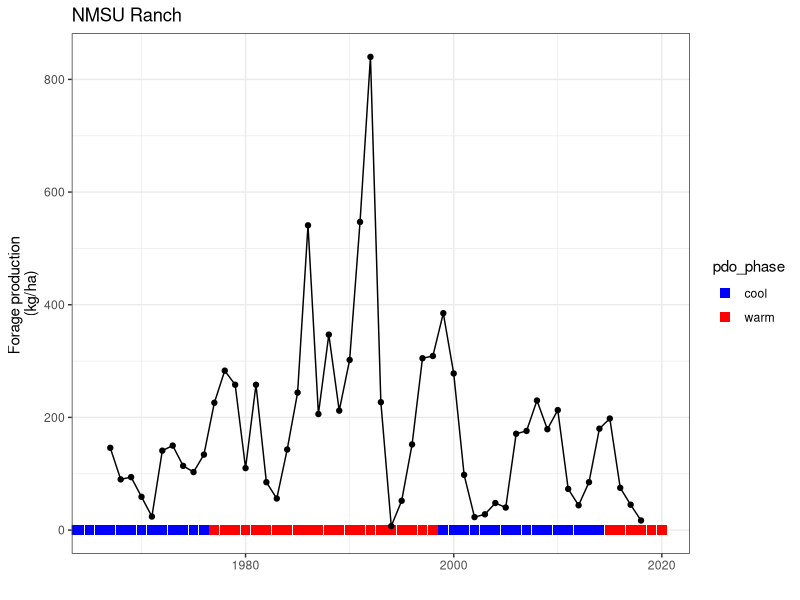
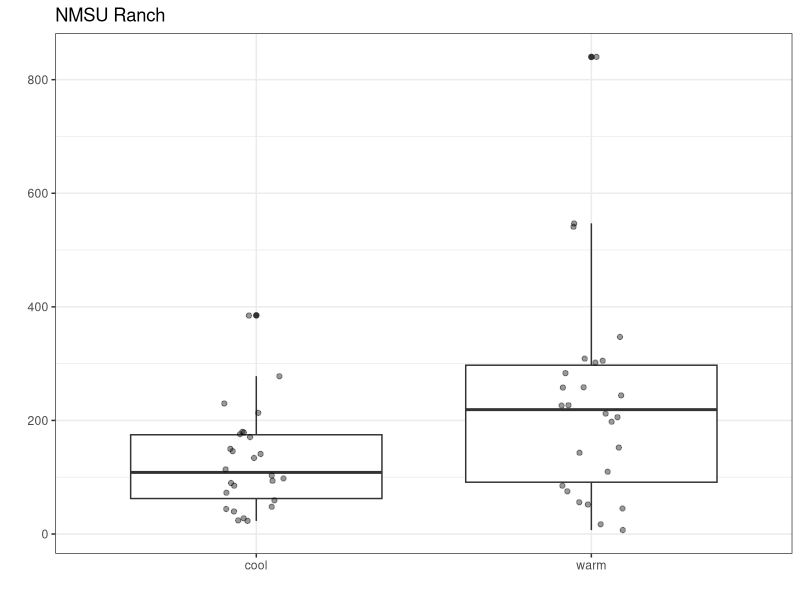
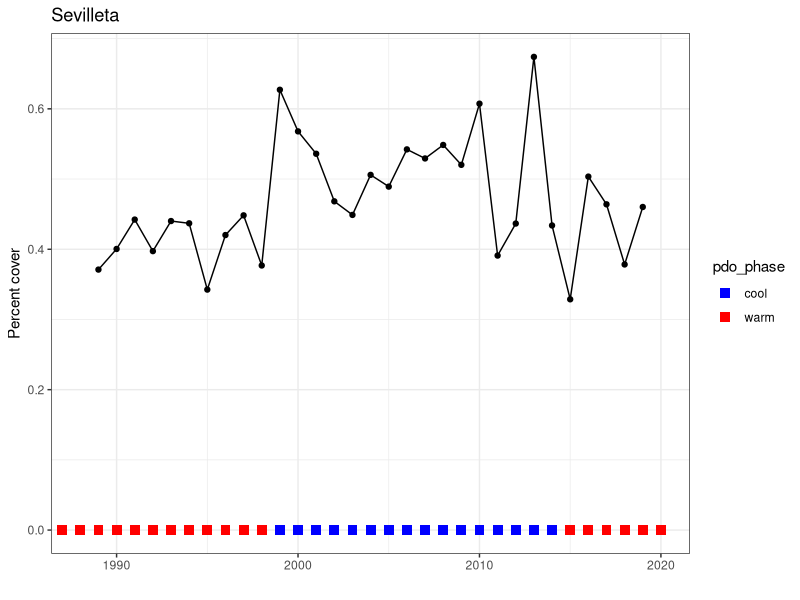
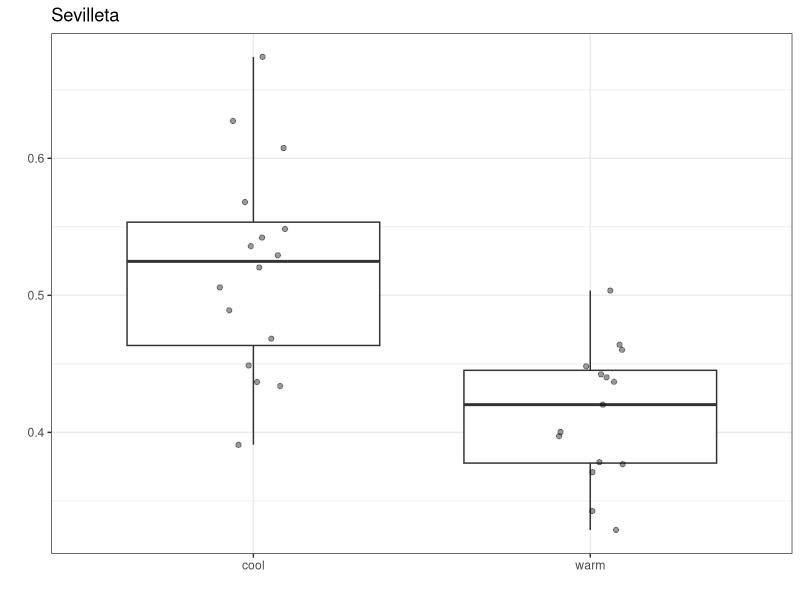
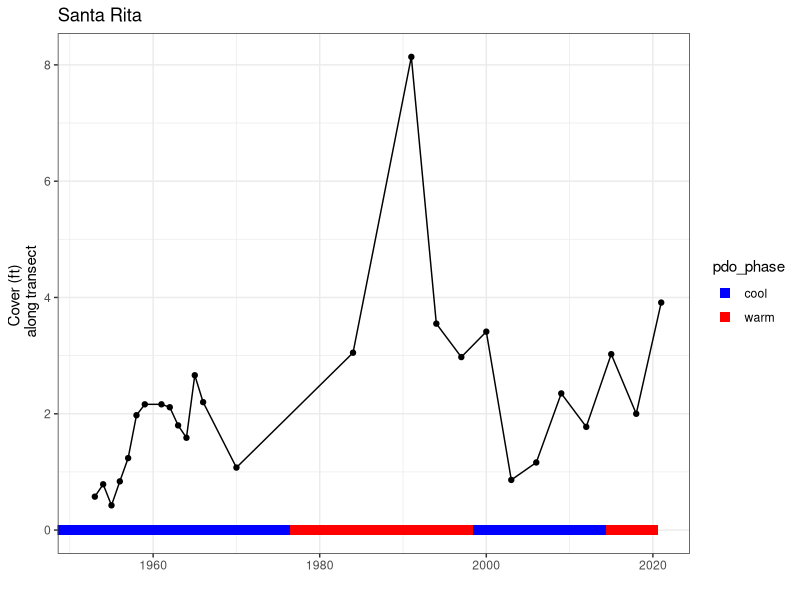
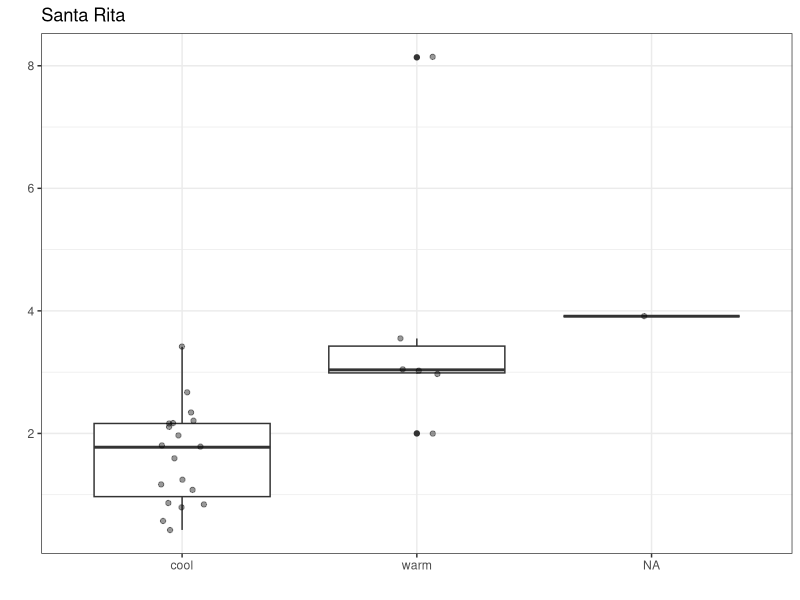
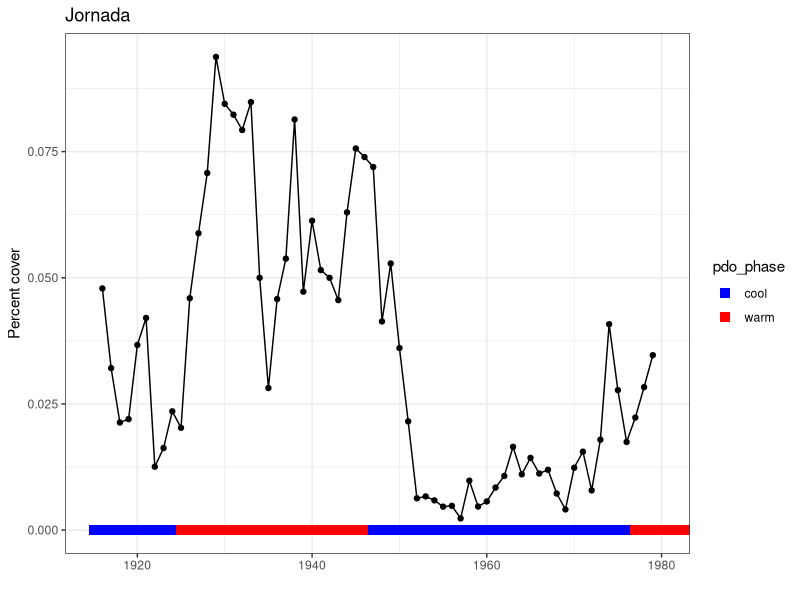
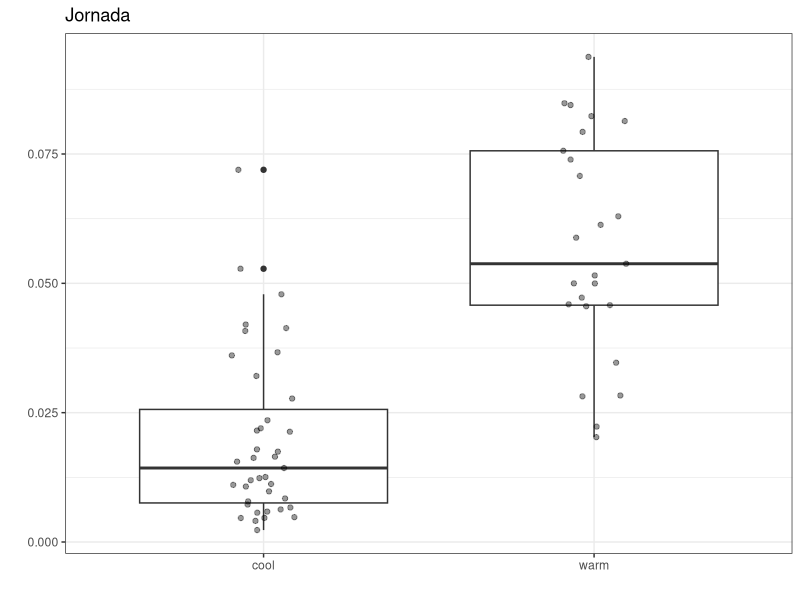

Here is the R script that generated these plots, in order:
#' Testing for effect of PDO using other vegetation data sets from the area
#' 
#' Processing of raw data from each site is done in other scripts
#' 
#' last run: 1/13/22

library(ggplot2)
library(dplyr)
library(ggpubr)

# read in PDO phases
pdo = read.csv('data/PDO_phases_byyear.csv')
# PDO time periods
pdophases = mutate(pdo, yint=rep(0))


# ========================================================
# NMSU college ranch (CDRRC)
# data is kg/ha, "forage" may include species other than perennial grasses

# forage production data from college ranch
cdrrc = read.csv('other data sets/CDRRC/CDRRC pasture 1 long term forage production.csv', skip=2) %>%
  mutate(year = as.numeric(year)) %>%
  rename(forage = forage.production..kg.ha.1.) %>%
  dplyr::filter(!is.na(year))

# plot timeseries
cdrrc_figure = ggplot(cdrrc, aes(x=year, y=forage)) +
  geom_point(data=pdophases, aes(x=year, y=yint, color = pdo_phase), size=3, shape=15) +
  geom_point() +
  geom_line() +
  xlab('') +
  ylab('Forage production \n(kg/ha)') +
  ggtitle('NMSU Ranch') +
  
  scale_color_manual(values=c('blue','red')) +
  coord_cartesian(xlim=c(1966,2020)) +
  theme_bw()
cdrrc_figure

# boxplot: significant difference between phases?
cdrrc_pdo = merge(cdrrc, pdo, all.x=T)
cdrrcbox = ggplot(cdrrc_pdo, aes(x=pdo_phase, y=forage)) +
  geom_boxplot(na.rm=T) +
  geom_jitter(width=.1, alpha=.4, na.rm=T)+
  #ylab('Forage production (kg/ha)') +
  ylab('') +
  ggtitle('NMSU Ranch') +
  xlab('') +
  theme_bw()
cdrrcbox

# is there a significant difference?
cdrrc.aov <- aov(forage ~ pdo_phase, data=cdrrc_pdo)
summary(cdrrc.aov)
# significantly different
cdrrc_pdo %>% group_by(pdo_phase) %>% summarize(mean=mean(forage))


# ========================================================
# Sevilleta 
# line point intercept transects 
# used FP location because other location had a fire in 2009
# Sum of all perennial grass cover
# Used max of spring and fall samplings per year (following Collins et al 2020)

sev = read.csv('other data sets/SEV/SEV_transects_1989_2019.csv')

# convert to % cover
sev_pct = sev %>% 
  mutate(pct_cover = total_grass/400) 

# plot timeseries
sev_figure = ggplot(sev_pct, aes(x=year, y=pct_cover)) +
  geom_point() +
  geom_line() +
  xlab('') +
  ylab('Percent cover') +
  ggtitle('Sevilleta') +
  geom_point(data=pdophases, aes(x=year, y=yint, color = pdo_phase), size=3, shape=15) +
  scale_color_manual(values=c('blue','red')) +
  coord_cartesian(xlim=c(1988,2020)) +
  theme_bw()
sev_figure

# boxplot: significant difference between phases?
sev_pdo = merge(sev_pct, pdo, all.x=T)
sevbox = ggplot(sev_pdo, aes(x=pdo_phase, y=pct_cover)) +
  geom_boxplot(na.rm=T) +
  geom_jitter(width=.1, alpha=.4, na.rm=T)+
  #ylab('Percent cover') +
  ylab('') +
  ggtitle('Sevilleta') +
  xlab('') +
  theme_bw()
sevbox

# is there a significant difference? aov
sev.aov <- aov(pct_cover ~ pdo_phase, data=sev_pdo)
summary(sev.aov)
# significantly different
sev_pdo %>% group_by(pdo_phase) %>% summarize(mean=mean(pct_cover))


# ==========================================================
# santa rita
# these data are based on 8 transects in pasture 8 -- the longest-running data (1953-2021)
# I summed grass species for each transect and took the mean of the 8 transects
sr_dat = read.csv('other data sets/santa rita/transects/pasture8_transects_mean.csv')

# plot timeseries
sr_figure = ggplot(sr_dat, aes(x=year, y=mean_grass)) +
  geom_point() +
  geom_line() +
  xlab('') +
  ylab('Cover (ft) \n along transect') +
  ggtitle('Santa Rita') +
  geom_point(data=pdophases, aes(x=year, y=yint, color = pdo_phase), size=3, shape=15) +
  scale_color_manual(values=c('blue','red')) +
  coord_cartesian(xlim=c(1952,2021)) +
  theme_bw()
sr_figure

# boxplot: significant difference between phases?
sr_pdo = merge(sr_dat, pdo, all.x=T)
srbox = ggplot(sr_pdo, aes(x=pdo_phase, y=mean_grass)) +
  geom_boxplot(na.rm=T) +
  geom_jitter(width=.1, alpha=.4, na.rm=T)+
  #ylab('Percent cover') +
  ylab('') +
  ggtitle('Santa Rita') +
  xlab('') +
  theme_bw()
srbox

# is there a significant difference? aov
sr.aov <- aov(mean_grass ~ pdo_phase, data=sr_pdo)
summary(sr.aov)
# different
sr_pdo %>% group_by(pdo_phase) %>% summarize(mean=mean(mean_grass))


# =========================================================
# Jornada quadrats for comparison
jrngrass = read.csv('data/grass_median_yearly.csv') %>% dplyr::filter(project_year<1995)

# plot timeseries
jrn_figure = ggplot(jrngrass, aes(x=project_year, y=median_grass)) +
  geom_point(data=pdophases, aes(x=year, y=yint, color = pdo_phase), size=3, shape=15) +
  geom_point() +
  geom_line() +
  xlab('') +
  ylab('Percent cover') +
  ggtitle('Jornada') +
  
  scale_color_manual(values=c('blue','red')) +
  coord_cartesian(xlim=c(1915,1980)) +
  theme_bw()
jrn_figure

# boxplot: significant difference between phases?
jrn_pdo = merge(jrngrass, pdo, by.x = 'project_year', by.y='year', all.x=T)
jrnbox = ggplot(jrn_pdo, aes(x=pdo_phase, y=median_grass)) +
  geom_boxplot(na.rm=T) +
  geom_jitter(width=.1, alpha=.4, na.rm=T)+
  #ylab('Percent cover') +
  ylab('') +
  ggtitle('Jornada') +
  xlab('') +
  theme_bw()
jrnbox

# is there a significant difference? aov
jrn.aov <- aov(median_grass ~ pdo_phase, data=jrn_pdo)
summary(jrn.aov)
# significantly different
jrn_pdo %>% group_by(pdo_phase) %>% summarize(mean=mean(median_grass))


# ===========================================================
# combine into multi-part figures

allplots = ggpubr::ggarrange(jrn_figure, jrnbox, cdrrc_figure, cdrrcbox, sr_figure, srbox, sev_figure, sevbox, 
                             nrow=4, ncol=2, common.legend=T, legend='bottom', labels='AUTO')
allplots
ggsave('Figures/other_data_multifigure.png', plot=allplots, width=5, height=8)


